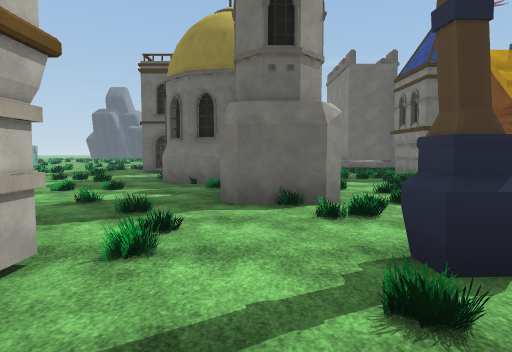
View 1 (above)

24 first-person views from a walk through a Unity game level. The camera is 1.5 m above the floor, tilts 4° down and sees 75° across. The floor is counted in squares, 2 m on a side. Each view is taken from the middle of a square. On the plan, view 1 faces up. The plan holds only what a view shows up to about 11 squares ahead; the rest is blank. The place goes on beyond the plan. Some animated figures are not drawn. Some surface patterns are stand-ins.

View 2
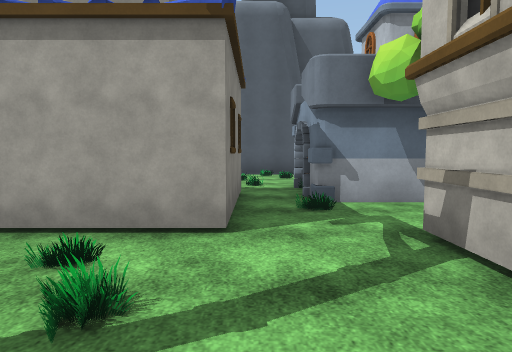

View 3
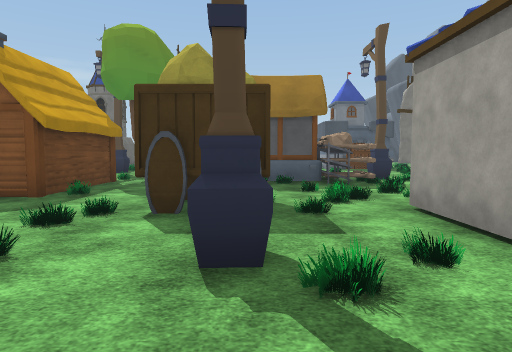

View 4
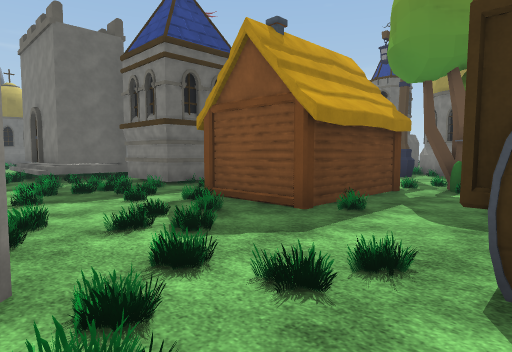

View 5
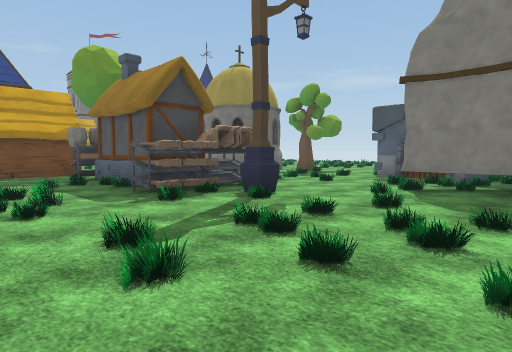

View 6
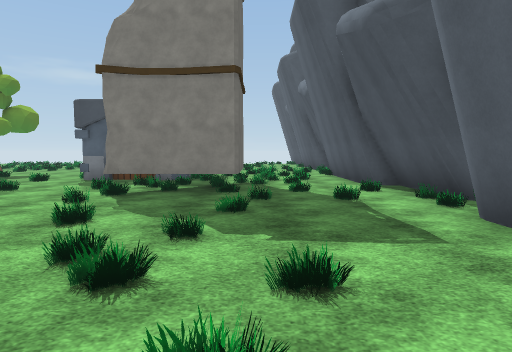

View 7
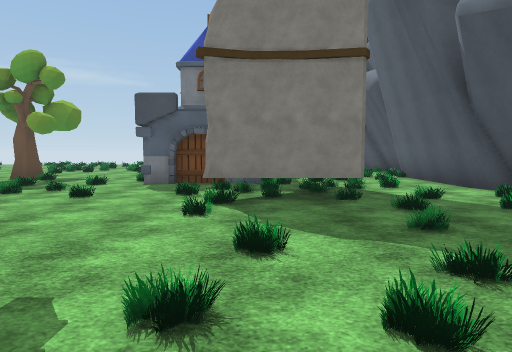

View 8
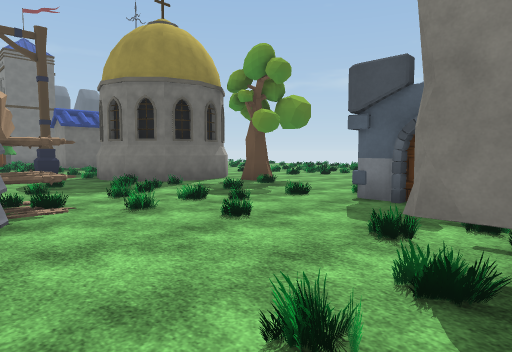

View 9
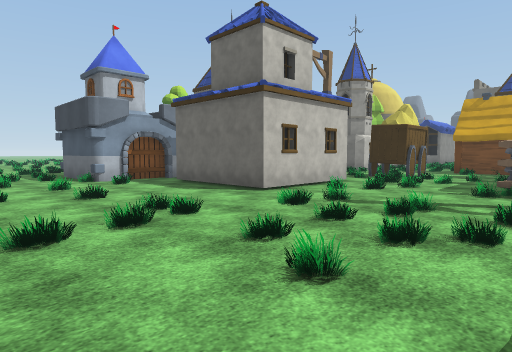

View 10
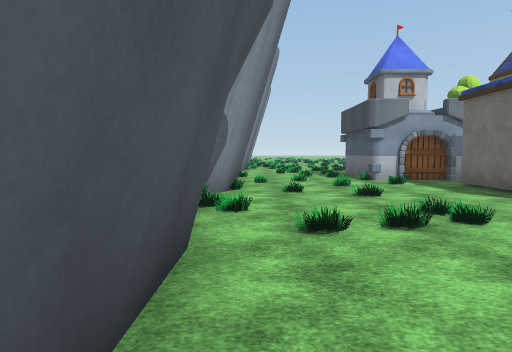

View 11
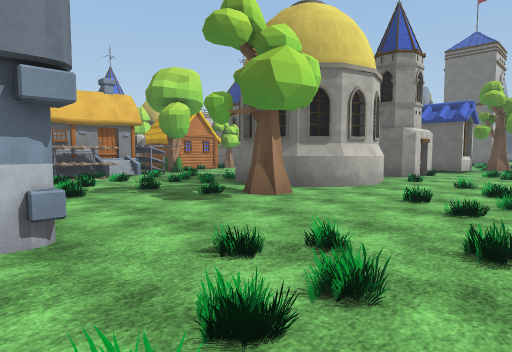

View 12
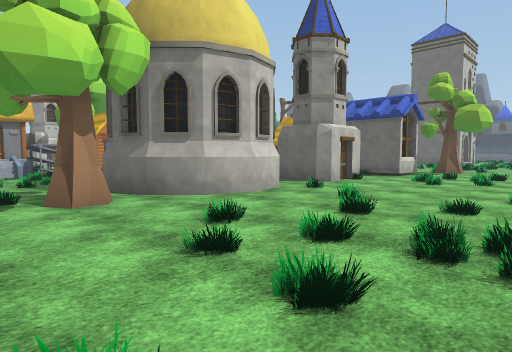

View 13
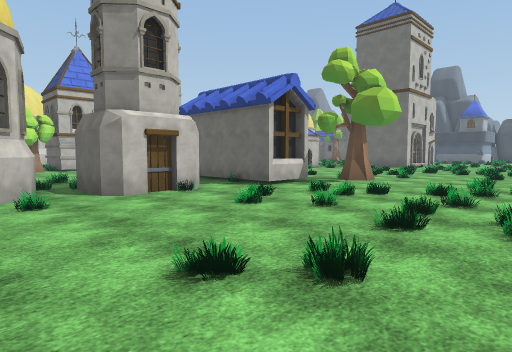

View 14
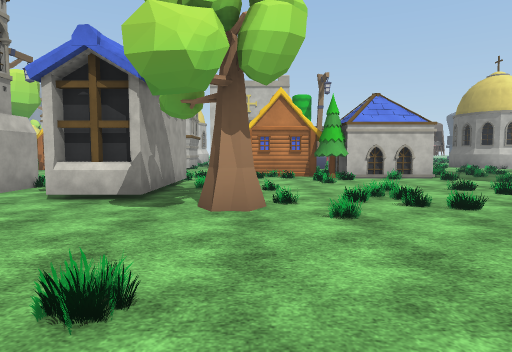

View 15
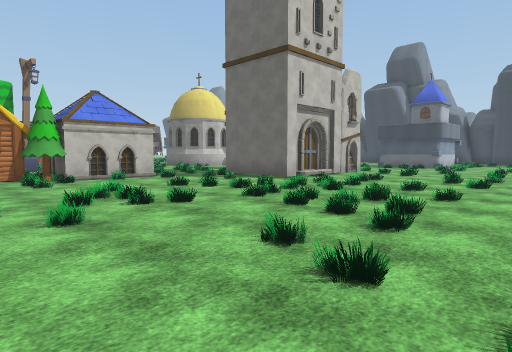

View 16
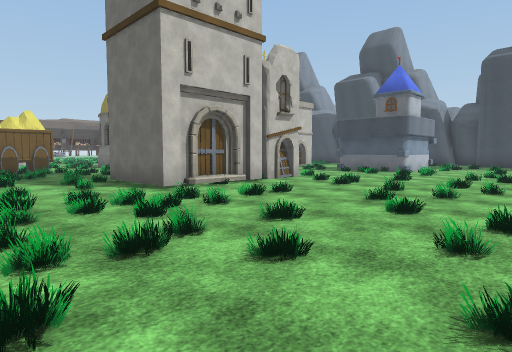

View 17
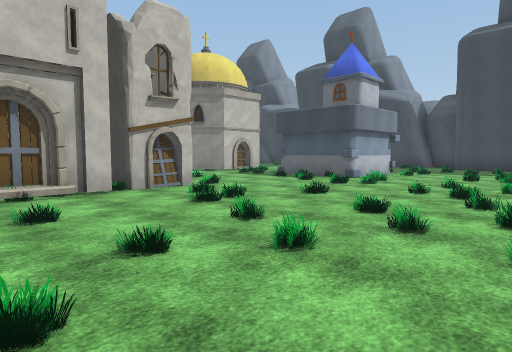

View 18
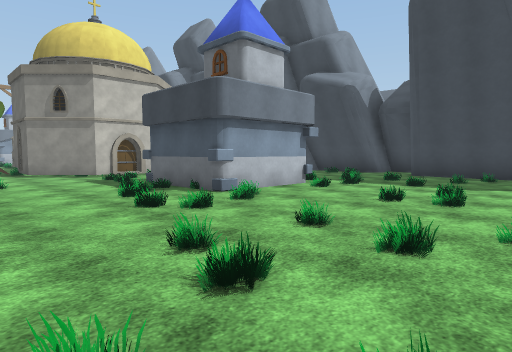

View 19
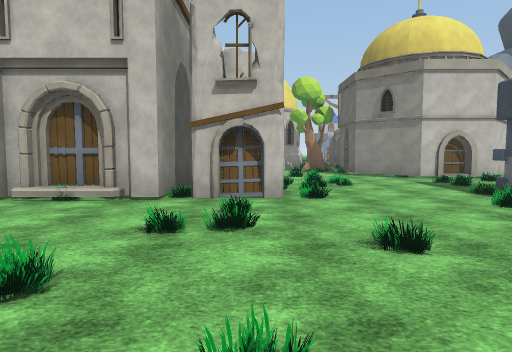

View 20
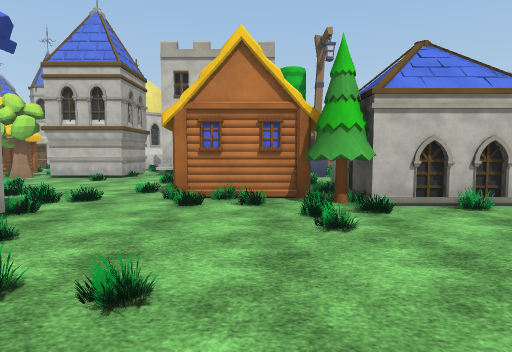

View 21
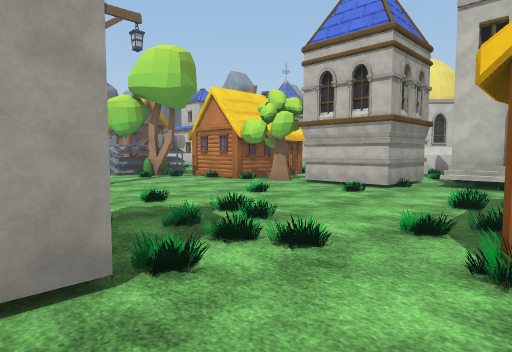

View 22
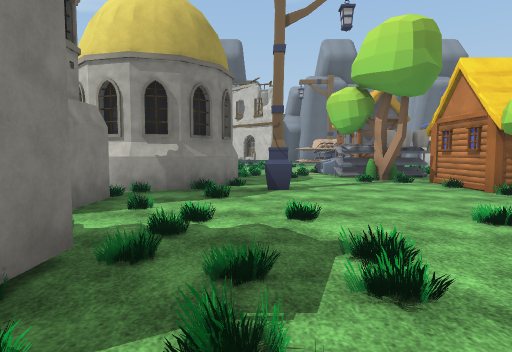

View 23
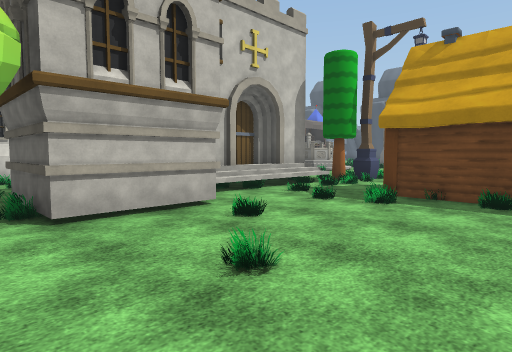

View 24
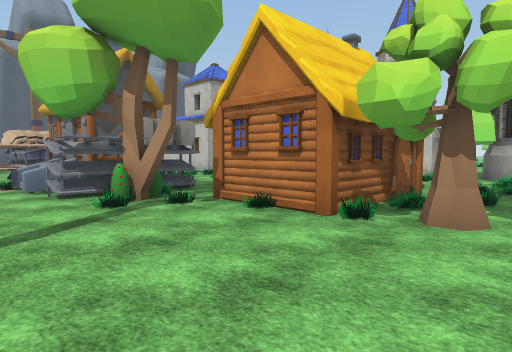

### Floor plan
Key: @ floor where view 1 was taken; # wall or solid block; x gap in a wall; . floor; / step, stairs or slope; ^ raised ledge; B building; U bush; W wagon; T tree; O other object.
Columns run from 4 left of view 1 to 22 right of it. Each row starts with its distance up from view 1.
 39                       ####
 38                      .....
 37                      .....
 36                      .....
 35                      #....
 34                #     #....
 33                #..   #....
 32                #..####....
 31              ###...........
 30              ..............
 29               .............
 28                ............
 27                  # O.......
 26                  # #.......
 25                  ###.......
 24                  ##O.......
 23                ..###.......
 22                ............
 21                ............
 20                 #..........
 19                 #..........
 18           #...###..........
 17          #T..B TT..........
 16        ^##/..B B...........
 15        ^##/..BBB.....T.....
 14        ^##/...............
 13        ^##/.......###.....
 12       ...###......###.....
 11 ..B  B...###..............
 10 ..   #...##B.......##......
  9 ..## #.....T....... #......
  8 ...#T....B.B.......B#......
  7 .... #...B  ....xB#B.......
  6 .... B...BBB.....## #......
  5 ....##......UU...####....
  4  ..........###...B##......
  3   .....WW...##......T.....
  2   B..#.WW...###...........
  1   #.........###...........
  0  ##.@###...###...........
 -1  #..B  #...##............
 -2  ###.  #....##....#  #...
 -3    #.###.......O..#
 -4    #...........OOO##
 -5 x###...........OOO..
 -6 ....................
 -7  ....................
 -8  ....................
 -9    ###########.#######
-10              ###

Where each view was taken, in squares from view 1:
view 1: 0 up, 0 right, facing up
view 2: 3 up, 0 right, facing down
view 3: 2 up, 1 left, facing right
view 4: 3 up, 1 right, facing up-right
view 5: 6 down, 4 right, facing up-right
view 6: 6 down, 5 right, facing right
view 7: 4 down, 6 right, facing right
view 8: 4 down, 9 right, facing up-right
view 9: 8 down, 8 right, facing up-left
view 10: 8 down, 8 right, facing left
view 11: 2 down, 20 right, facing up-left
view 12: 1 up, 21 right, facing up-left
view 13: 6 up, 22 right, facing up-left
view 14: 15 up, 22 right, facing left
view 15: 15 up, 22 right, facing up-left
view 16: 19 up, 22 right, facing up-left
view 17: 23 up, 22 right, facing up-left
view 18: 28 up, 22 right, facing up-left
view 19: 27 up, 21 right, facing left
view 20: 16 up, 17 right, facing left
view 21: 15 up, 14 right, facing down-left
view 22: 14 up, 12 right, facing down
view 23: 9 up, 11 right, facing up-left
view 24: 10 up, 11 right, facing down-left
